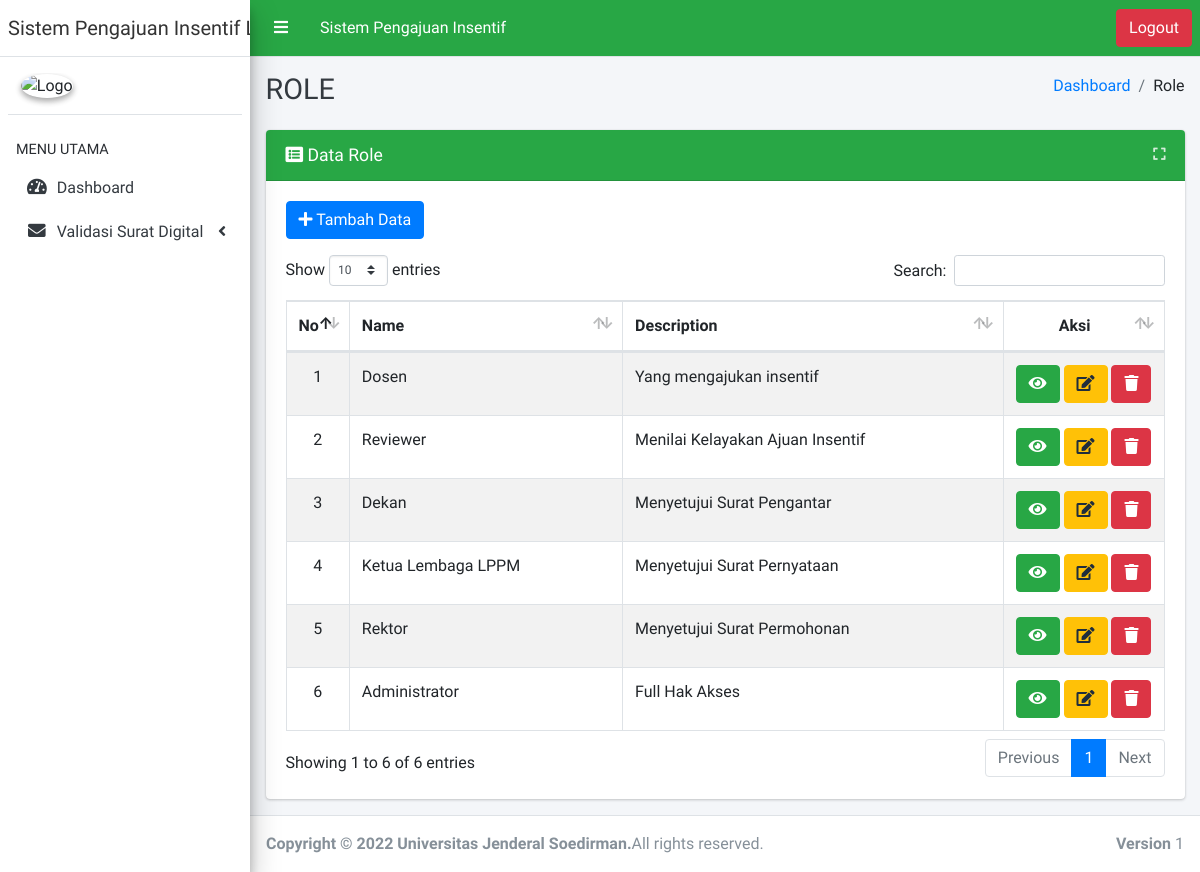
/index.php/role, run on the app's committed database.
### tables this page shows
CREATE TABLE `role` (
  `id` int NOT NULL,
  `name` varchar(64) NOT NULL,
  `description` varchar(128) NOT NULL
);

### application/libraries/Template.php (called while the page is built)
<?php if ( ! defined('BASEPATH')) exit('No direct script access allowed');
class Template {
		var $template_data = array();
		function set($name, $value)
		{
			$this->template_data[$name] = $value;
		}
		function load($template = '', $view = '' , $view_data = array(), $return = FALSE)
		{
			$this->CI =& get_instance();
			$this->set('contents', $this->CI->load->view($view, $view_data, TRUE));
			return $this->CI->load->view($template, $this->template_data, $return);
		}
}

### application/controllers/Role.php (called while the page is built, shortened)
<?php
class Role extends CI_Controller
{
    public function index()
    {
        $data = array(
            'role_data' => $this->Role_model->get_all(),
        );
        $this->template->load('layout/master','role/role_list', $data);
    }
}

### index.php (called while the page is built, shortened)
<?php
require_once BASEPATH.'core/CodeIgniter.php';

### application/models/Role_model.php (called while the page is built, shortened)
<?php
class Role_model extends CI_Model
{
    public $table = 'role';
    public $id = 'id';
    public $order = 'DESC';
    function get_all()
    {
        $this->db->order_by($this->id, $this->order);
        return $this->db->get($this->table)->result();
    }
}

### application/views/role/role_list.php (the view, shortened to what this page needs)
<div class="row">
    <div class="col-md-12">
        <div class="card card-success">
            <div class="card-header">
                <div class="card-title">
                    <i class="fa fa-list-alt"></i> Data Role
                </div>
                <div class="card-tools">
                    <button type="button" class="btn btn-tool" data-card-widget="maximize"><i class="fas fa-expand"></i></button>
                </div>
            </div>
            <div class="card-body">
                <a href="<?= site_url('role/create') ?>" class="btn btn-primary"><i class="fa fa-plus"></i> Tambah Data</a>
                <div class="table-responsive mt-3">
                    <table class="table table-bordered table-striped table-hover text-nowrap" width="100%" id="mytable">
                        <thead>
                            <tr>
                                <th class="text-center" width="5%">No</th>
								<th>Name</th>
								<th>Description</th>
								<th class="text-center" width="15%">Aksi</th>
                            </tr>
                        </thead>
                        <tbody>
						<?php
                            $no = 1;
                            foreach ($role_data as $value) { ?>
                            <tr>
								<td class="text-center"><?= $no++; ?></td>
								<td><?= $value->name ?></td>
								<td><?= $value->description ?></td>
								<td class="text-center">
                                    <a href="<?= site_url('role/read/'.$value->id) ?>" title="Lihat Detail Data"class="btn btn-success"><i class="fa fa-eye"></i></a>
                                    <a href="<?= site_url('role/update/'.$value->id) ?>" title="Ubah Data" class="btn btn-warning"><i class="fa fa-edit"></i></a>
                                    <a href="<?= site_url('role/delete/'.$value->id) ?>" title="Hapus Data" class="btn btn-danger hapus"><i class="fa fa-trash"></i></a>
                                </td>
                            </tr>
						<?php } ?>
                        </tbody>
                    </table>
                </div>
            </div>
        </div>
    </div>
</div>

### assets/fullcalendar/main.css (style rules this page uses)
:root { --fc-daygrid-event-dot-width: 8px; }
:root { --fc-list-event-dot-width: 10px; --fc-list-event-hover-bg-color: #f5f5f5; }

### data on the page
role: name "Dosen", description "Yang mengajukan insentif"
role: name "Reviewer", description "Menilai Kelayakan Ajuan Insentif"
role: name "Dekan", description "Menyetujui Surat Pengantar"
role: name "Ketua Lembaga LPPM", description "Menyetujui Surat Pernyataan"
role: name "Rektor", description "Menyetujui Surat Permohonan"
role: name "Administrator", description "Full Hak Akses"

### other printed values
header_judul() "Sistem Pengajuan Insentif"
nama_aplikasi() "Sistem Pengajuan Insentif…"
str_replace('_', ' ', $this->uri->segment(1)) "ROLE"
str_replace('_', ' ', $ci->uri->segment($i)) "Role"
